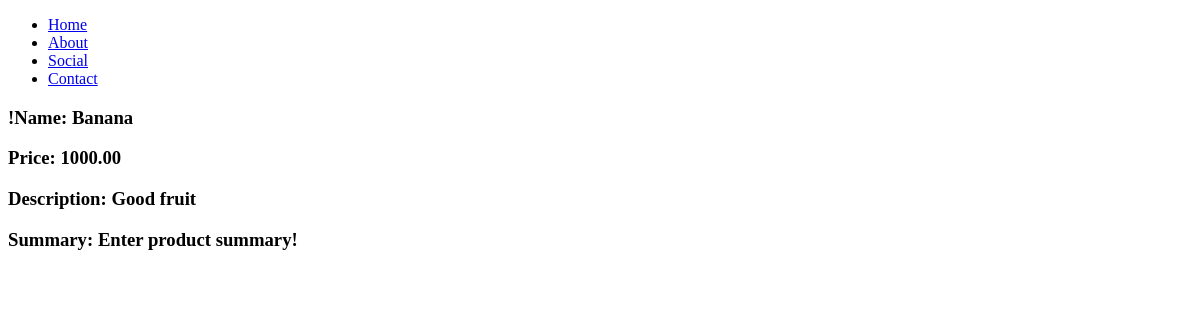
The app's page /product, older data.
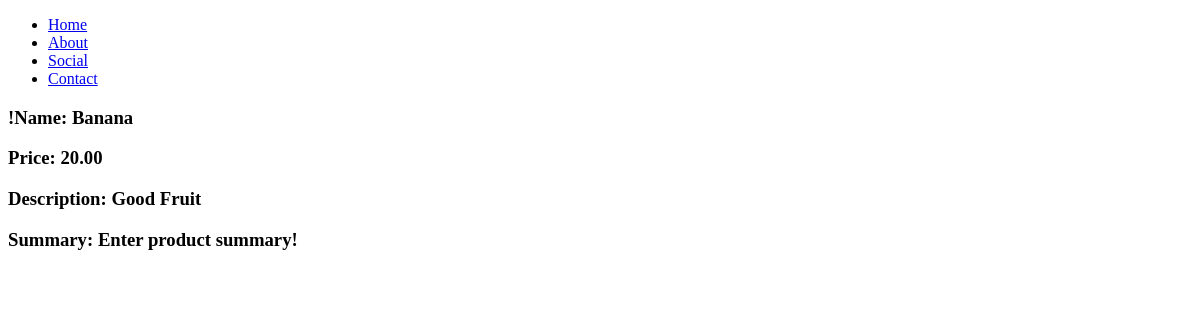
The same page, newer data.
### products/models.py (models this page shows, shortened)
class Product(models.Model):
    name        = models.CharField(max_length=120)
    description = models.TextField(blank=True, null=True)
    price       = models.DecimalField(decimal_places=2, max_digits=10000)
    summary     = models.TextField(blank=True, null=False)
    featured    = models.BooleanField() # null=True, default=True

### products/views.py (the view)
# urls.py: path('product', product_detail_view, name="product_detail"),
def product_detail_view(request):
    product = Product.objects.get(id=1)
    context = {
        "product": product
    }
    return render(request, "products/product_detail.html", context)

### products/templates/products/product_detail.html
{% extends 'base.html' %}
{% block content %}
<h3>!Name: {{product.name}}</h3>
<h3>Price: {{product.price}}</h3>
<h3>Description: {{product.description}}</h3>
<h3>Summary: {{product.summary}}</h3>
{% endblock%}

### templates/base.html (shortened to what this page needs)
<!DOCTYPE html>
<html lang="en">
<head>
</head>
<body>
    {% include 'navbar.html' %}
    {% block content %}
    {% endblock %}
</body>
</html>

### templates/navbar.html
<nav>
    <ul>
        <li><a href="#">Home</a></li>
        <li><a href="#">About</a></li>
        <li><a href="#">Social</a></li>
        <li><a href="#">Contact</a></li>
    </ul>
</nav>

Row changes from the older to the newer data that the page shows:
changed Product "Banana": price "1000.00" → "20.00"; description "Good fruit" → "Good Fruit"
